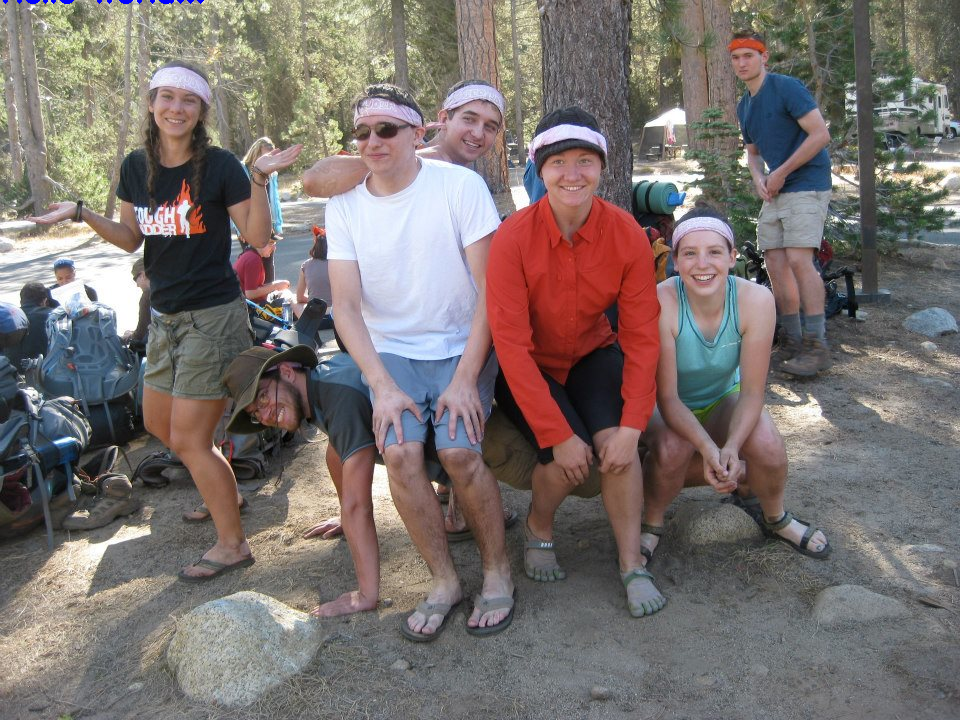
#> input picture Code/image.png, 960 x 720 px
$ python -i cornerDetect.py   (imports and definitions only)
#> lines starting #> are read from the running program, lines starting #| are printed output that depends on the picture
# Code from
# http://www.janeriksolem.net/2009/01/harris-corner-detector-in-python.html

from scipy import *
from scipy import signal
import matplotlib.pyplot as plt
import matplotlib.image as mpimg


def gauss_derivative_kernels(size, sizey=None):
    """ returns x and y derivatives of a 2D
        gauss kernel array for convolutions """
    size = int(size)
    if not sizey:
        sizey = size
    else:
        sizey = int(sizey)
    y, x = mgrid[-size:size+1, -sizey:sizey+1]

    #x and y derivatives of a 2D gaussian with standard dev half of size
    # (ignore scale factor)
    gx = - x * exp(-(x**2/float((0.5*size)**2)+y**2/float((0.5*sizey)**2)))
    gy = - y * exp(-(x**2/float((0.5*size)**2)+y**2/float((0.5*sizey)**2)))

    return gx,gy

# [10 lines left out: function gauss_kernel, not called in this run]

def gauss_derivatives(im, n, ny=None):
    """ returns x and y derivatives of an image using gaussian
        derivative filters of size n. The optional argument
        ny allows for a different size in the y direction."""

    gx,gy = gauss_derivative_kernels(n, sizey=ny)

    imx = signal.convolve(im,gx, mode='same')
    imy = signal.convolve(im,gy, mode='same')

    return imx,imy

def compute_harris_response(image):
    """ compute the Harris corner detector response function
        for each pixel in the image"""

    #derivatives
    imx,imy = gauss_derivatives(image, 3)

    #kernel for blurring
    gauss = gauss_kernel(3)

    #compute components of the structure tensor
    Wxx = signal.convolve(imx*imx,gauss, mode='same')
    Wxy = signal.convolve(imx*imy,gauss, mode='same')
    Wyy = signal.convolve(imy*imy,gauss, mode='same')

    #determinant and trace
    Wdet = Wxx*Wyy - Wxy**2
    Wtr = Wxx + Wyy

    return Wdet / Wtr

# [40 lines left out: functions get_harris_points, plot_harris_points, not called in this run]

# [7 lines not run here, left out]


>>> import cv2
>>> picture = cv2.imread('image.png', cv2.IMREAD_GRAYSCALE)
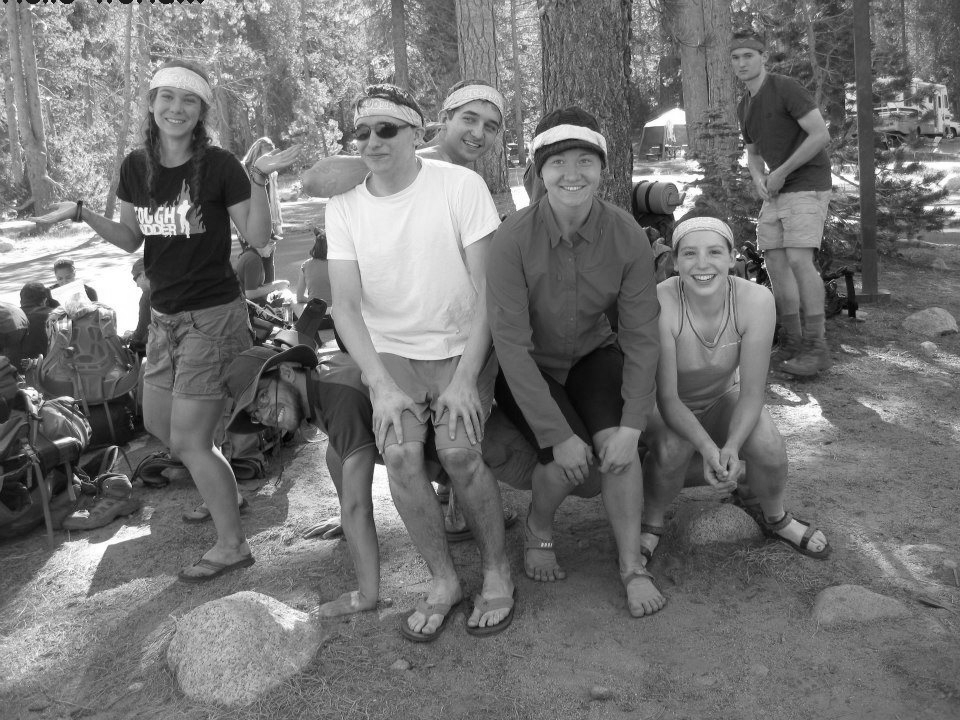
#> picture: shape (720, 960); min 0, max 255, mean 114.9
>>> result = compute_harris_response(picture)
#> (the run stopped early here; a loop or call above may not have finished)

$ run again, on Code/haha.png
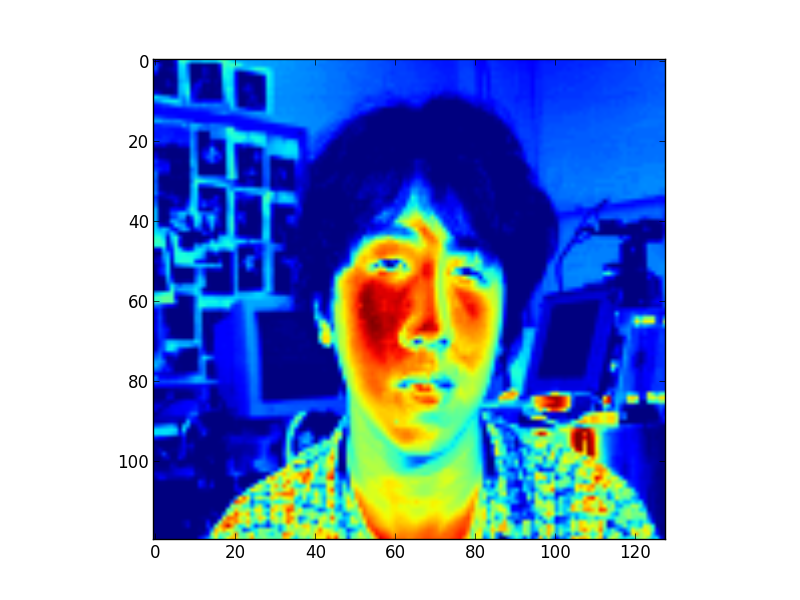
#> input picture Code/haha.png, 800 x 600 px
#> `picture = cv2.imread('image.png', cv2.IMREAD_GRAYSCALE)`:
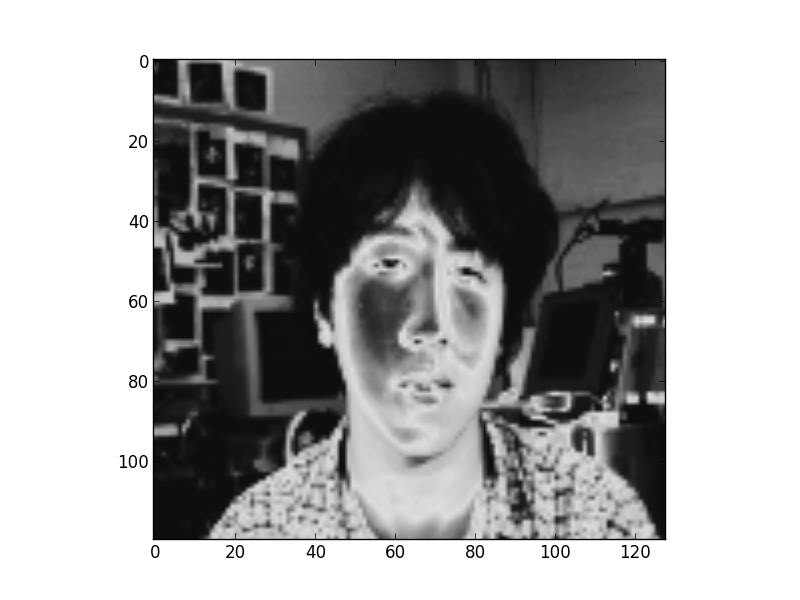
#> picture: shape (600, 800); min 0, max 255, mean 165.8

$ run again, on Code/harris.jpg
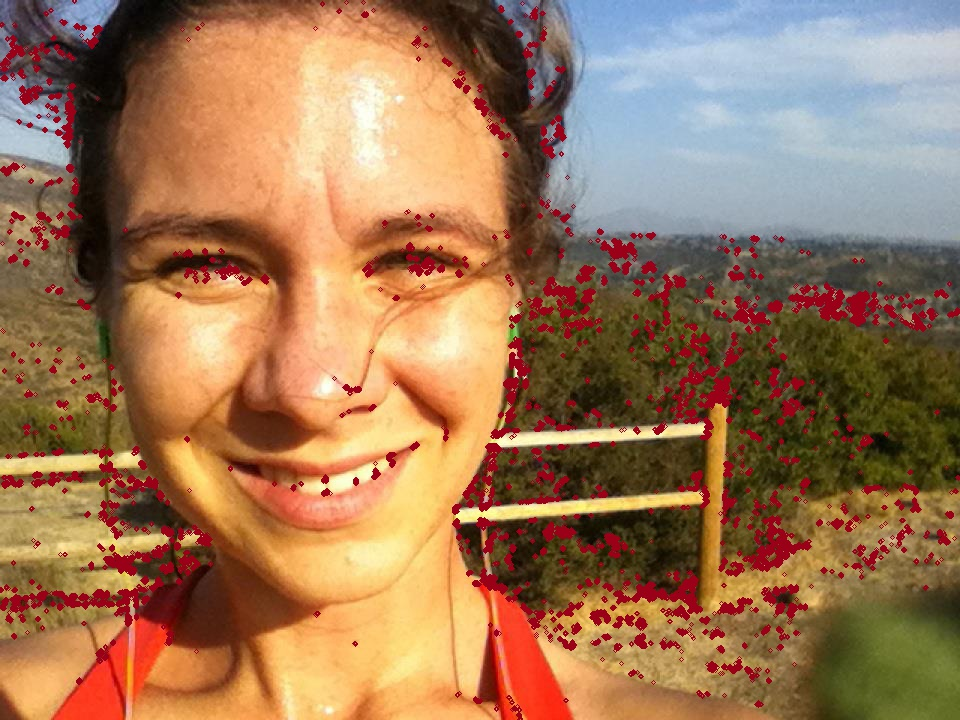
#> input picture Code/harris.jpg, 960 x 720 px
#> `picture = cv2.imread('image.png', cv2.IMREAD_GRAYSCALE)`:
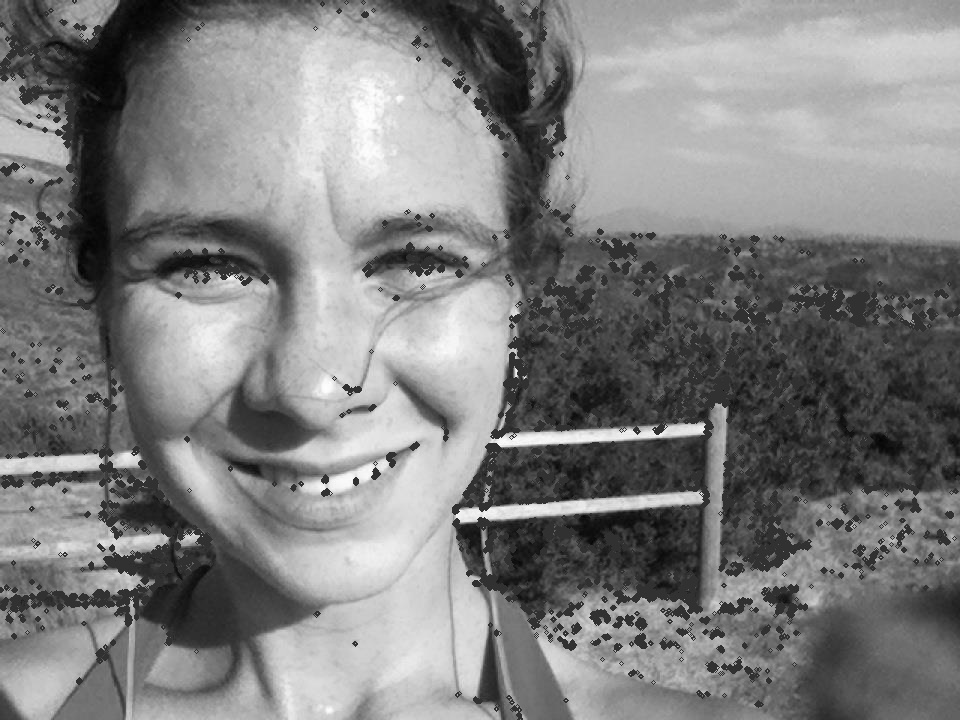
#> picture: shape (720, 960); min 1, max 255, mean 126.5
